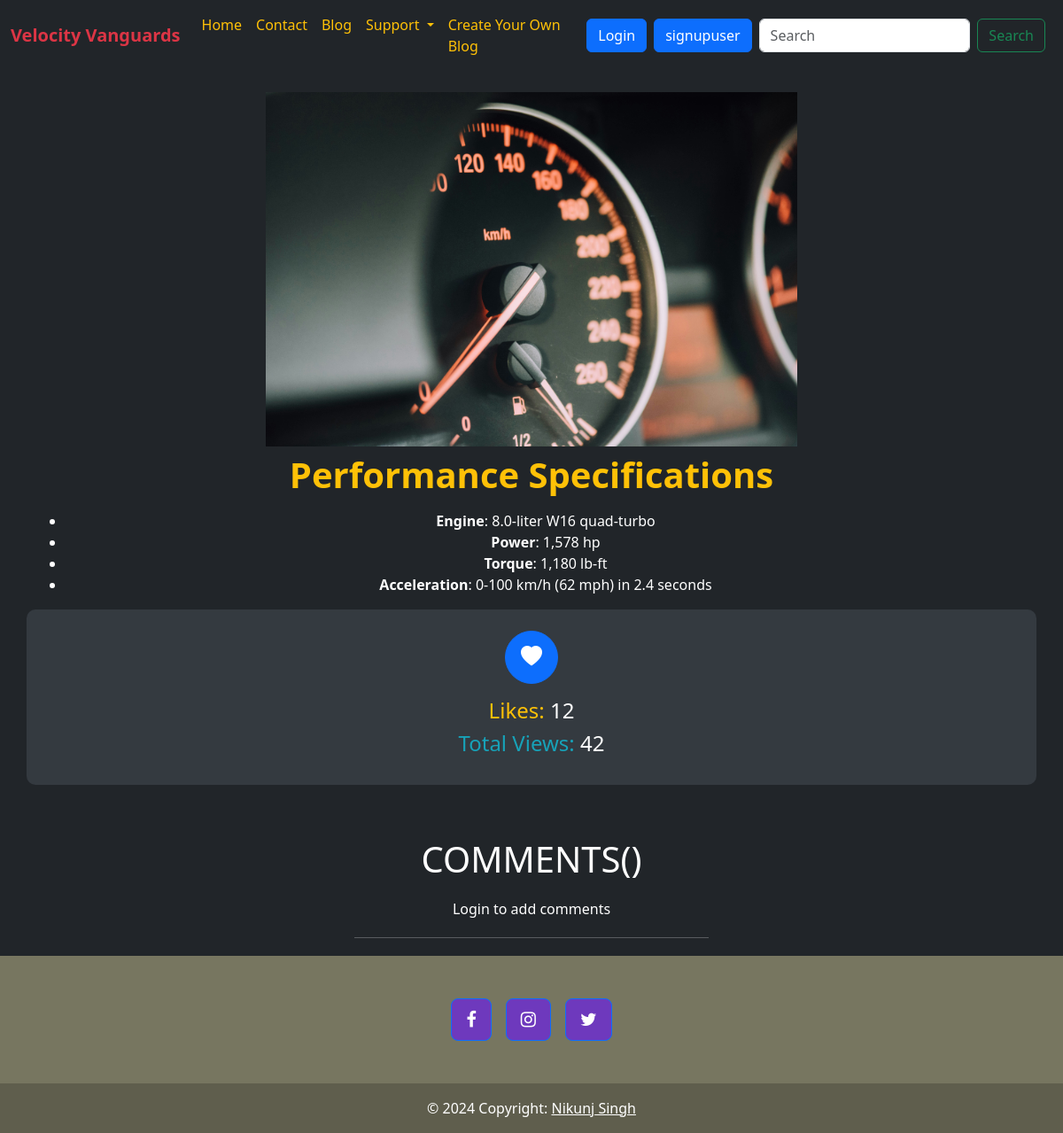
Screenshot of /blog_details/23/ with the database file from the repository.
### myblogs/models.py (models this page shows, shortened)
class blog_post(models.Model):
    blog_name =models.CharField(max_length=100)
    cover_img=models.ImageField(upload_to='images/')
    blog_description=RichTextField(blank=True)
    blog_cat=models.ForeignKey(Blog_Category,on_delete=models.CASCADE)
    like_count=models.IntegerField(default=0, null=True)
    view_count=models.IntegerField(default=0, null=True)

### myblogs/views.py (the view)
# urls.py: path('blog_details/<str:blog_id>/',views.blog_details,name ='blog_details'),
def blog_details(request,blog_id):
    y=blog_post.objects.get(id=blog_id)
    z=y.view_count
    z=z+1
    y.view_count=z
    y.save()
    return render(request,'myblogs/blog_details.html',{"y":y})

### myblogs/templates/myblogs/blog_details.html (shortened to what this page needs)
<!DOCTYPE html>
<html lang="en">
<head>
    <link href="https://cdn.jsdelivr.net/npm/bootstrap@5.3.2/dist/css/bootstrap.min.css" rel="stylesheet">
    <link rel="stylesheet" href="https://cdnjs.cloudflare.com/ajax/libs/font-awesome/4.7.0/css/font-awesome.min.css">
    <link href="https://cdn.jsdelivr.net/npm/bootstrap-icons/font/bootstrap-icons.css" rel="stylesheet">
</head>
<body class="bg-dark">
    {% include 'myblogs/navbar.html' %}
    <div  class="container text-center mt-4 text-white">
        <img  src="{{ y.cover_img.url }}" style="height:400px;" alt="">
        <h1 class="fw-bold mt-2 text-warning">{{ y.blog_name }}</h1>
        <p>{{ y.blog_description | safe }}</p>
    </div>
    <div class="container text-center text-light py-4" style="background-color: #343a40; border-radius: 10px;">
        <a href="{% url 'add_like' y.id %}" class="btn btn-primary btn-lg rounded-circle" style="width: 60px; height: 60px; padding: 10px;">
            <i class="bi bi-heart-fill" style="font-size: 24px;"></i>
        </a>
        <div class="mt-3">
            <h4 class="mb-2" style="color: #ffc107;">Likes: <span style="color: #ffffff;">{{y.like_count}}</span></h4>
            <h4 style="color: #17a2b8;">Total Views: <span style="color: #ffffff;">{{y.view_count}}</span></h4>
        </div>
    </div>
   {% with comment_count=obj.comments.count %}
   <div class="comments-container text-center" style="margin: auto; width: 100%; max-width: 800px;">
       <h1 style="margin-bottom: 20px; margin-top: 60px; color: white; text-align: center;">COMMENTS({{ comment_count }})</h1>
       {% if user.is_authenticated %}
           <form method="post" action="{% url 'add_comment' blog_id=y.id %}" style="margin-bottom: 20px; text-align: center;">
               {% csrf_token %}
               <div style="display: inline-block; background-color: rgba(248, 249, 250, 0.8); border-radius: 8px; padding: 10px; margin-bottom: 10px;">
                   {{ form.text }}
               </div>
               <button type="submit" class="btn btn-primary" style="display: block; margin: 0 auto;">Submit</button>
           </form>
       {% else %}
           <p style="margin-bottom: 20px; text-align: center; color: white;">Login to add comments</p>
       {% endif %}
       <hr style="width: 50%; margin: 20px auto; border-color: white;">
   </div>
{% endwith %}
    {% include "./footer.html" %}
</body>
</html>

### rows the page displays
blog_post: cover_img (picture), blog_name "Performance Specifications", blog_description "Engine : 8.0-liter W16 quad-turbo Power : 1,578 hp Torque : 1,180 lb-ft Acceleration : 0-100 km/h (62 mph) in 2.4 seconds", like_count "12", view_count "42"
